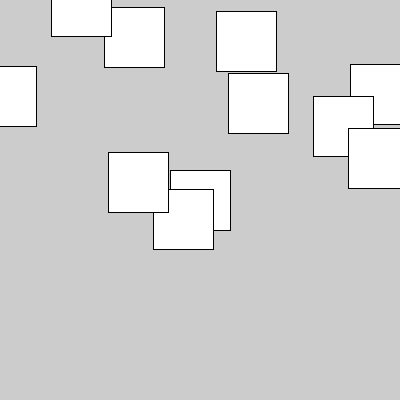
Frame 1 (no input)
Frame 60 (the mouse pressed at the canvas centre just before this capture): identical to frame 1, image omitted
Frame 120 (the mouse held since frame 60 and released just before this capture): identical to frame 1, image omitted

The Processing sketch that drew this single still picture (run headless with seeded random() and noise(); from frame 60 on, the mouse is pressed at the canvas centre):

// Processing sketch: Task4
// ── Task4.pde
// Task 4
Square[] squareArray = new Square[10];
Square SquareTest;

void setup()
{
 size(400,400); 
 SquareTest = new Square(200,200);
 SquareTest.display();
 for(int i = 0; i < squareArray.length; i++)
 {
  squareArray[i] = new Square (int(random(height)),int(random(width))); 
 }
}

void draw()
{
 for(int i = 0; i < squareArray.length; i++)
 {
  squareArray[i].display(); 
 }
}

// ── Square.pde
class Square
{
  int xPos;
  int yPos;
  
  Square(int xPos, int yPos)
  {
   this.xPos = xPos;
   this.yPos = yPos;
  }
  
void display()
  {
  rectMode(CENTER);
  rect(xPos,yPos,60,60);
  }
}
